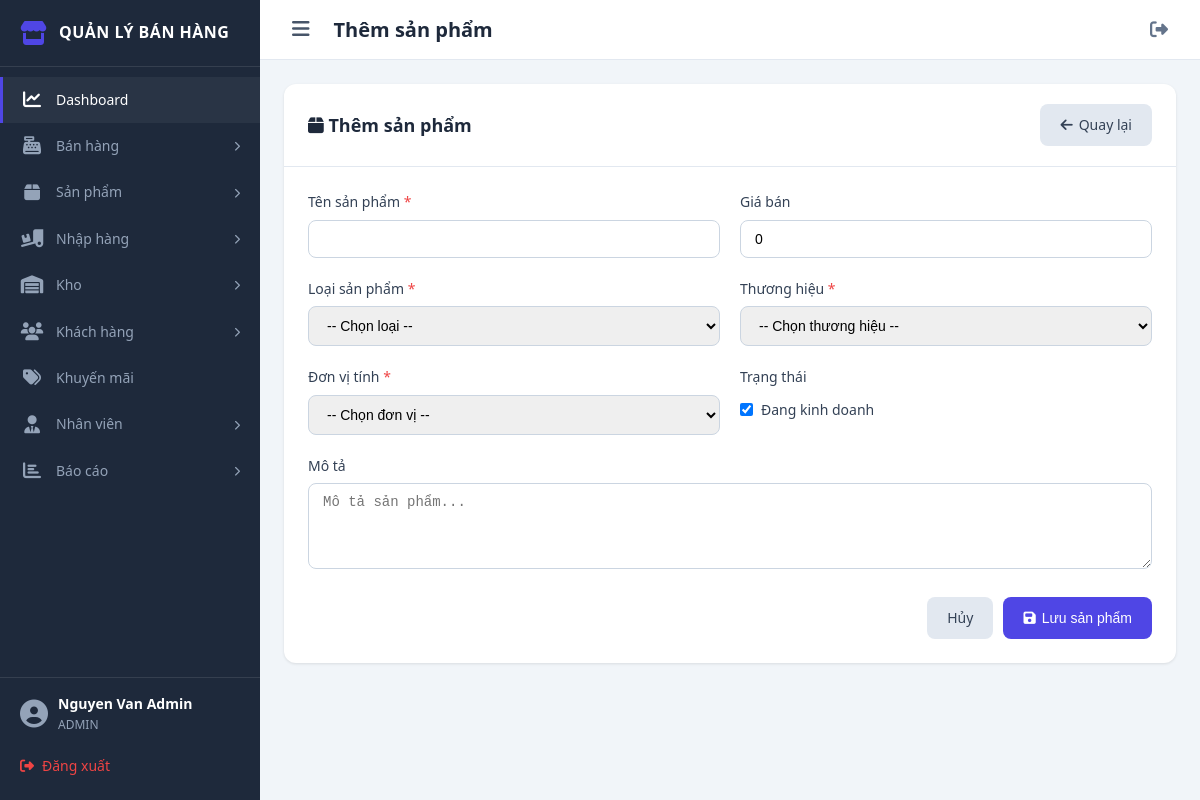
The page /sanpham/create.php (signed in) on the database its author committed.
### tables this page shows
CREATE TABLE QUYEN (
    ma_quyen INT AUTO_INCREMENT PRIMARY KEY,
    ten_quyen VARCHAR(100) NOT NULL UNIQUE,
    ma_quyen_code VARCHAR(50) NOT NULL UNIQUE,
    mo_ta TEXT,
    ngay_tao TIMESTAMP DEFAULT CURRENT_TIMESTAMP
);

### config/config.php (called while the page is built, shortened)
<?php
function url($path = '') {
    return BASE_URL . ltrim($path, '/');
}

### includes/auth.php (called while the page is built, shortened)
<?php
require_once __DIR__ . '/../config/config.php';
require_once __DIR__ . '/../config/database.php';
$username = $_SESSION['username'] ?? 'Guest';
$vai_tro = $_SESSION['vai_tro'] ?? 'BANHANG';
$ho_ten = $_SESSION['ho_ten'] ?? $username;
$stmt = $pdo->prepare("
    SELECT q.ma_quyen_code
    FROM VAITRO_QUYEN vq
    JOIN QUYEN q ON vq.ma_quyen = q.ma_quyen
    WHERE vq.ma_vai_tro = :ma_vai_tro
");
$stmt->execute(['ma_vai_tro' => $_SESSION['ma_vai_tro']]);
$user_permissions = $stmt->fetchAll(PDO::FETCH_COLUMN);

### sanpham/create.php (the view, shortened to what this page needs)
<?php
require_once __DIR__ . '/../includes/auth.php';
require_once __DIR__ . '/../includes/header.php';
?>
<div class="card">
    <div class="card-header">
        <h2>
            <i class="fas fa-box"></i>
            Thêm sản phẩm
        </h2>
        <a href="<?= url('sanpham/index.php') ?>" class="btn btn-secondary">
            <i class="fas fa-arrow-left"></i>
            Quay lại
        </a>
    </div>
    <div class="card-body">
        <form method="POST">
            <div class="form-row">
                <div class="form-group">
                    <label>Tên sản phẩm <span class="text-danger">*</span></label>
                    <input
                        type="text"
                        name="ten_san_pham"
                        class="form-control"
                        value="<?= htmlspecialchars($_POST['ten_san_pham'] ?? '') ?>"
                        required
                    >
                </div>
                <div class="form-group">
                    <label>Giá bán</label>
                    <input
                        type="number"
                        name="gia_ban"
                        class="form-control"
                        min="0"
                        step="1000"
                        value="<?= htmlspecialchars($_POST['gia_ban'] ?? '0') ?>"
                    >
                </div>
            </div>
            <div class="form-row">
                <div class="form-group">
                    <label>Loại sản phẩm <span class="text-danger">*</span></label>
                    <select name="ma_loai" class="form-control" required>
                        <option value="">-- Chọn loại --</option>
                    </select>
                </div>
                <div class="form-group">
                    <label>Thương hiệu <span class="text-danger">*</span></label>
                    <select name="ma_thuong_hieu" class="form-control" required>
                        <option value="">-- Chọn thương hiệu --</option>
                    </select>
                </div>
            </div>
            <div class="form-row">
                <div class="form-group">
                    <label>Đơn vị tính <span class="text-danger">*</span></label>
                    <select name="ma_dvt" class="form-control" required>
                        <option value="">-- Chọn đơn vị --</option>
                    </select>
                </div>
                <div class="form-group">
                    <label>Trạng thái</label>
                    <label style="display:flex;align-items:center;gap:8px;margin-top:10px;">
                        <input
                            type="checkbox"
                            name="trang_thai"
                            value="1"
                            <?= !isset($_POST['trang_thai']) || $_POST['trang_thai'] ? 'checked' : '' ?>
                        >
                        Đang kinh doanh
                    </label>
                </div>
            </div>
            <div class="form-group">
                <label>Mô tả</label>
                <textarea
                    name="mo_ta"
                    class="form-control"
                    rows="4"
                    placeholder="Mô tả sản phẩm..."
                ><?= htmlspecialchars($_POST['mo_ta'] ?? '') ?></textarea>
            </div>
            <div style="display:flex;justify-content:flex-end;gap:10px;margin-top:20px;">
                <a
                    href="<?= url('sanpham/index.php') ?>"
                    class="btn btn-secondary"
                >
                    Hủy
                </a>
                <button type="submit" class="btn btn-primary">
                    <i class="fas fa-save"></i>
                    Lưu sản phẩm
                </button>
            </div>
        </form>
    </div>
</div>
<?php require_once __DIR__ . '/../includes/footer.php'; ?>

### includes/sidebar.php (shortened to what this page needs)
<?php
require_once __DIR__ . '/../config/config.php';
$current = getCurrentModule();
function renderMenuItem($item, $current) {
    $isActive = ($current === $item['module']);
    $hasSub = isset($item['submenu']);
    $activeClass = $isActive ? 'active' : '';
    $subClass = ($hasSub && $isActive) ? 'expanded' : '';
    echo '<li class="menu-item ' . $activeClass . ' ' . $subClass . '">';
    echo '<a href="' . url($item['link']) . '" class="menu-link" ' . ($hasSub ? 'onclick="toggleSubmenu(this);return false;"' : '') . '>';
    echo '<i class="fas ' . $item['icon'] . '"></i>';
    echo '<span>' . htmlspecialchars($item['label']) . '</span>';
    if ($hasSub) echo '<i class="fas fa-chevron-right submenu-arrow"></i>';
    echo '</a>';
    echo '</li>';
}
?>
<aside class="sidebar" id="sidebar">
    <div class="sidebar-brand">
        <i class="fas fa-store"></i>
        <span>QUẢN LÝ BÁN HÀNG</span>
    </div>
    <nav class="sidebar-nav">
        <ul class="menu-list">
            <?php foreach ($menuItems as $item) renderMenuItem($item, $current); ?>
        </ul>
    </nav>
    <div class="sidebar-footer">
        <div class="user-mini">
            <i class="fas fa-user-circle"></i>
            <div>
                <div class="mini-name"><?= htmlspecialchars($ho_ten ?? $_SESSION['ho_ten'] ?? '') ?></div>
                <div class="mini-role"><?= htmlspecialchars($vai_tro ?? $_SESSION['vai_tro'] ?? '') ?></div>
            </div>
        </div>
        <a href="<?= url('auth/logout.php') ?>" class="logout-link">
            <i class="fas fa-sign-out-alt"></i> Đăng xuất
        </a>
    </div>
</aside>

### assets/css/style.css (style rules this page uses)
:root { --primary: #4f46e5; --primary-dark: #4338ca; --primary-light: #e0e7ff; --secondary: #64748b; --success: #10b981; --warning: #f59e0b; --danger: #ef4444; --info: #3b82f6; --dark: #1e293b; --light: #f8fafc; --gray-100: #f1f5f9; --gray-200: #e2e8f0; --gray-300: #cbd5e1; --gray-400: #94a3b8; --gray-500: #64748b; --gray-600: #475569; --gray-700: #334155; --gray-800: #1e293b; --sidebar-width: 260px; --sidebar-collapsed: 70px; --header-height: 60px; --radius: 8px; --shadow: 0 1px 3px rgba(0,0,0,0.1); --shadow-lg: 0 10px 15px -3px rgba(0,0,0,0.1); --transition: all 0.3s ease; }
* { margin: 0; padding: 0; box-sizing: border-box; }
body { font-family: 'Segoe UI', system-ui, -apple-system, sans-serif; background: var(--gray-100); color: var(--gray-800); line-height: 1.6; }
.sidebar { width: var(--sidebar-width); background: var(--dark); color: white; position: fixed; height: 100vh; overflow-y: auto; z-index: 100; transition: var(--transition); display: flex; flex-direction: column; }
.sidebar-brand { padding: 20px; display: flex; align-items: center; gap: 12px; border-bottom: 1px solid rgba(255,255,255,0.1); }
.sidebar-brand i { font-size: 24px; color: var(--primary); }
.sidebar-brand span { font-size: 16px; font-weight: 700; letter-spacing: 0.5px; }
.sidebar-nav { flex: 1; padding: 10px 0; }
.menu-list { list-style: none; }
.menu-item { position: relative; }
.menu-link { display: flex; align-items: center; gap: 12px; padding: 12px 20px; color: var(--gray-400); text-decoration: none; font-size: 14px; transition: var(--transition); cursor: pointer; }
.menu-link:hover, .menu-item.active > .menu-link { color: white; background: rgba(255,255,255,0.05); }
.menu-item.active > .menu-link { border-left: 3px solid var(--primary); padding-left: 17px; }
.menu-link i:first-child { font-size: 18px; width: 24px; text-align: center; }
.submenu-arrow { margin-left: auto; font-size: 10px; transition: transform 0.3s; }
.sidebar-footer { padding: 15px 20px; border-top: 1px solid rgba(255,255,255,0.1); }
.user-mini { display: flex; align-items: center; gap: 10px; margin-bottom: 12px; }
.user-mini i { font-size: 28px; color: var(--gray-400); }
.mini-name { font-size: 14px; font-weight: 600; color: white; }
.mini-role { font-size: 12px; color: var(--gray-400); }
.logout-link { display: flex; align-items: center; gap: 8px; color: var(--danger); text-decoration: none; font-size: 14px; padding: 8px 0; }
.text-danger { color: var(--danger) !important; }
.btn { display: inline-flex; align-items: center; gap: 6px; padding: 10px 20px; border-radius: var(--radius); font-size: 14px; font-weight: 500; cursor: pointer; border: none; transition: var(--transition); text-decoration: none; }
.btn-primary { background: var(--primary); color: white; }
.btn-secondary { background: var(--gray-200); color: var(--gray-700); }
.form-group { margin-bottom: 20px; }
.form-group label { display: block; font-size: 14px; font-weight: 500; color: var(--gray-700); margin-bottom: 6px; }
.form-control { width: 100%; padding: 10px 14px; border: 1px solid var(--gray-300); border-radius: var(--radius); font-size: 14px; transition: var(--transition); }
.form-row { display: grid; grid-template-columns: repeat(auto-fit, minmax(250px, 1fr)); gap: 20px; }
.card { background: white; border-radius: 12px; box-shadow: var(--shadow); overflow: hidden; }
.card-header { padding: 20px 24px; border-bottom: 1px solid var(--gray-200); display: flex; align-items: center; justify-content: space-between; }
.card-header h2 { font-size: 18px; font-weight: 600; }
.card-body { padding: 24px; }

### rows shown on the page
quyen: label "Bán hàng"
quyen: label "Sản phẩm"
quyen: label "Nhập hàng"
quyen: label "Kho"
quyen: label "Khách hàng"
quyen: label "Khuyến mãi"
quyen: label "Nhân viên"
quyen: label "Báo cáo"

### other values the page prints
$item['label'] "Dashboard"
$ho_ten "Nguyen Van Admin"
$vai_tro "ADMIN"
$page_title "Thêm sản phẩm"
